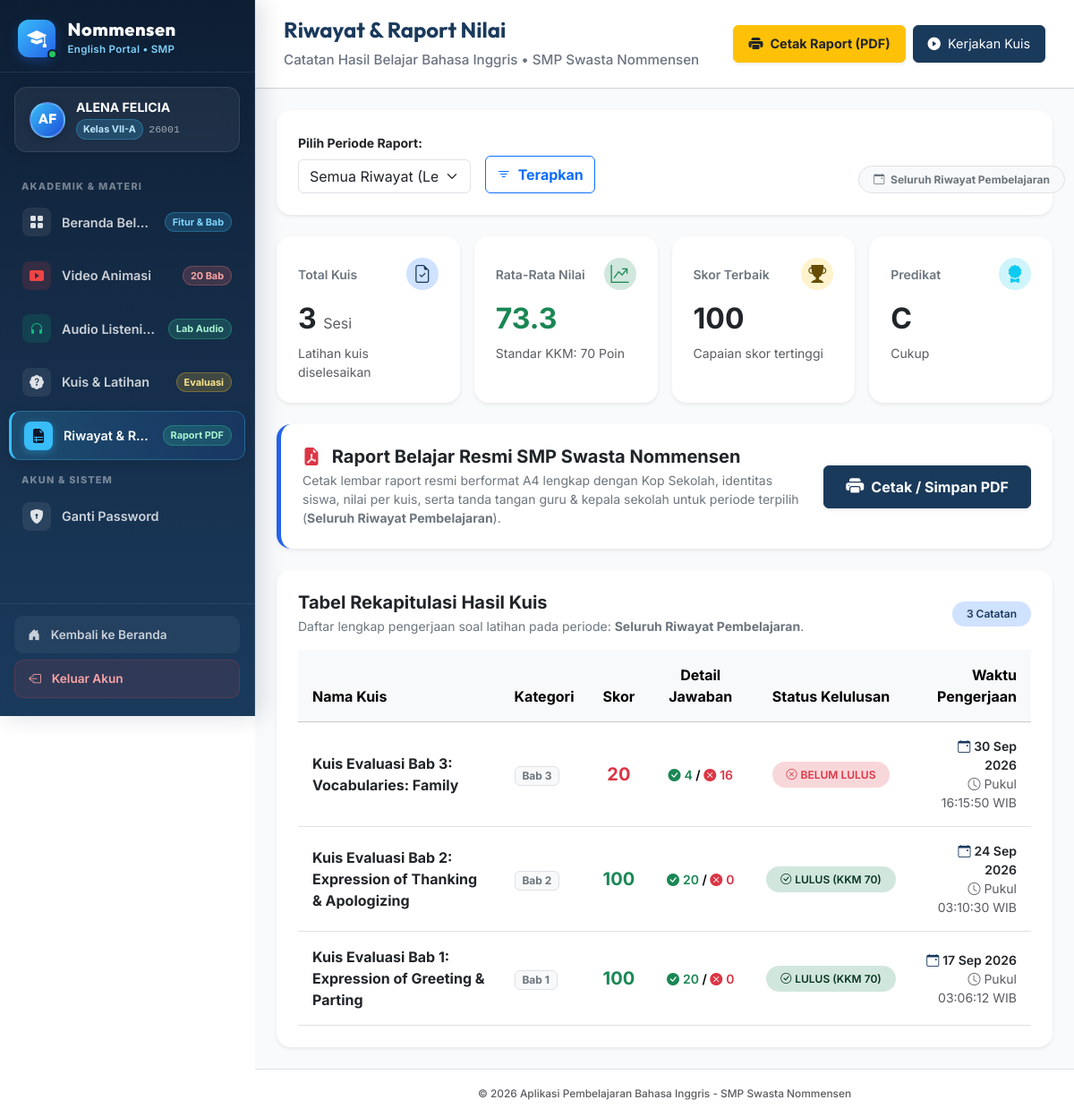
Before: /siswa/riwayat.php (signed in) with the older database file.
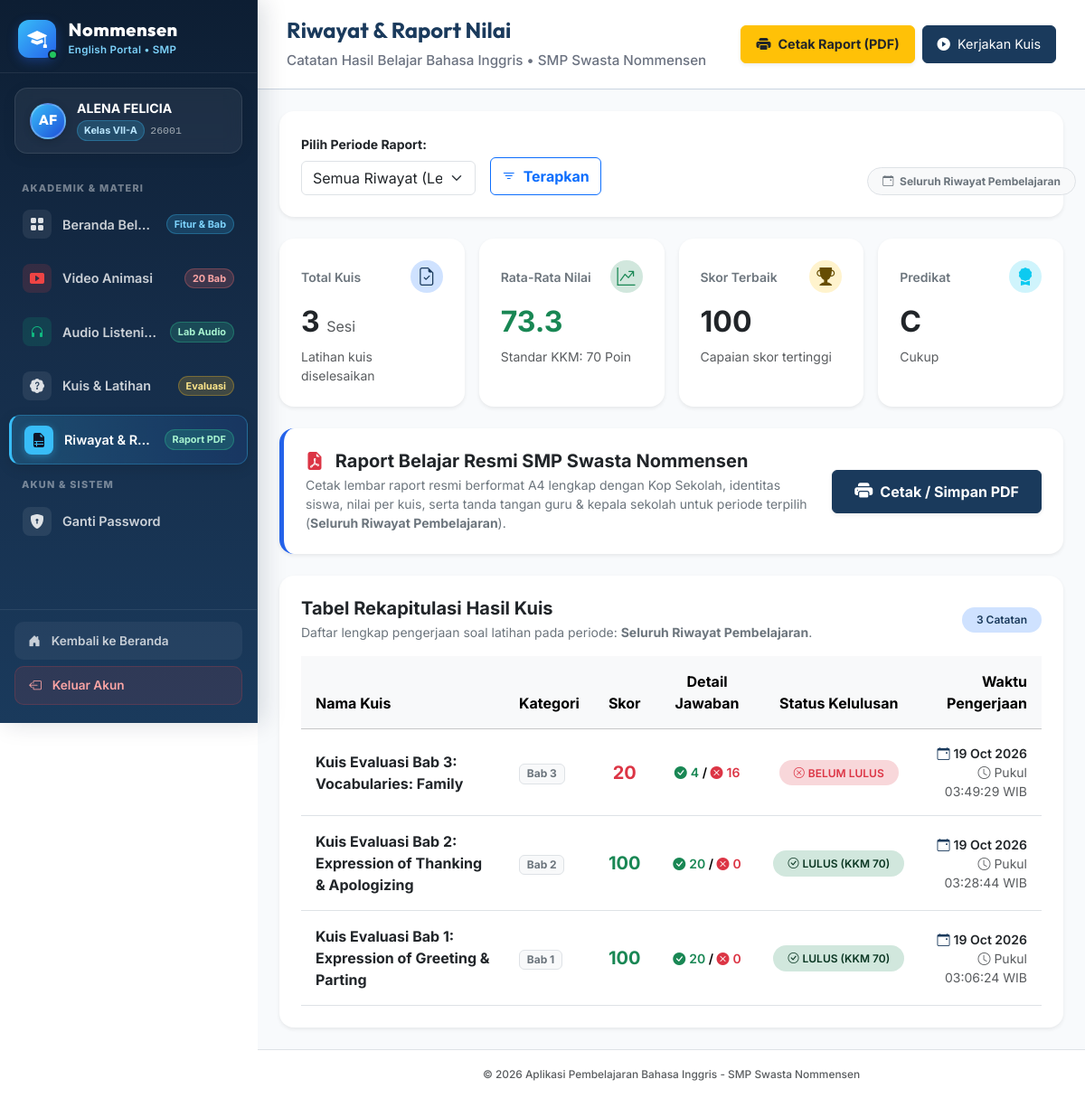
After: the same page with the newer database file.
### tables this page shows
CREATE TABLE `tb_hasil` (
  `id_hasil` int(11) NOT NULL AUTO_INCREMENT,
  `id_siswa` int(11) NOT NULL,
  `id_kuis` int(11) NOT NULL,
  `skor` int(11) NOT NULL,
  `jumlah_benar` int(11) NOT NULL,
  `jumlah_salah` int(11) NOT NULL,
  `waktu_selesai` timestamp NOT NULL DEFAULT current_timestamp(),
  PRIMARY KEY (`id_hasil`),
  KEY `id_siswa` (`id_siswa`),
  KEY `id_kuis` (`id_kuis`),
  CONSTRAINT `tb_hasil_ibfk_1` FOREIGN KEY (`id_siswa`) REFERENCES `tb_siswa` (`id_siswa`) ON DELETE CASCADE,
  CONSTRAINT `tb_hasil_ibfk_2` FOREIGN KEY (`id_kuis`) REFERENCES `tb_kuis` (`id_kuis`) ON DELETE CASCADE
);

CREATE TABLE `tb_kuis` (
  `id_kuis` int(11) NOT NULL AUTO_INCREMENT,
  `judul_kuis` varchar(150) NOT NULL,
  `kategori_materi` varchar(50) NOT NULL,
  `waktu_pengerjaan` int(11) NOT NULL,
  `id_materi` int(11) DEFAULT NULL,
  `nilai_lulus` int(11) DEFAULT 70,
  `created_at` timestamp NOT NULL DEFAULT current_timestamp(),
  `id_guru` int(11) DEFAULT NULL,
  PRIMARY KEY (`id_kuis`),
  KEY `id_guru` (`id_guru`),
  KEY `id_materi` (`id_materi`),
  CONSTRAINT `tb_kuis_ibfk_1` FOREIGN KEY (`id_guru`) REFERENCES `tb_guru` (`id_guru`) ON DELETE SET NULL,
  CONSTRAINT `tb_kuis_ibfk_2` FOREIGN KEY (`id_materi`) REFERENCES `tb_materi` (`id_materi`) ON DELETE SET NULL
);

### siswa/riwayat.php (the view, shortened to what the changed rows need)
<?php
require_once '../config.php';
$id_siswa = $_SESSION['siswa_id'];
$where_clause = " WHERE h.id_siswa = :id_siswa";
$params = ['id_siswa' => $id_siswa];
try {
    $sql_history = "
        SELECT h.*, k.judul_kuis, k.kategori_materi
        FROM tb_hasil h
        JOIN tb_kuis k ON h.id_kuis = k.id_kuis
        {$where_clause}
        ORDER BY h.waktu_selesai DESC
    ";
    $stmt_history = $pdo->prepare($sql_history);
    $stmt_history->execute($params);
    $history = $stmt_history->fetchAll();
} catch (PDOException $e) {
    die("Gagal mengambil riwayat kuis: " . $e->getMessage());
}
require_once '../includes/header.php';
require_once '../includes/sidebar.php';
?>
<main class="siswa-main">
    <header class="siswa-header">
        <div>
            <h1>Riwayat &amp; Raport Nilai</h1>
        </div>
    </header>
    <div class="siswa-content container-fluid px-3 px-md-4 py-4">
        <div class="card border-0 shadow-sm rounded-4 bg-white p-3 p-md-4">
            <div class="table-responsive">
                <table class="table table-hover align-middle mb-0">
                    <thead class="table-light">
                        <tr>
                            <th class="py-3 px-3">Nama Kuis</th>
                            <th class="py-3 px-3">Kategori</th>
                            <th class="py-3 px-3 text-center">Skor</th>
                            <th class="py-3 px-3 text-center">Detail Jawaban</th>
                            <th class="py-3 px-3 text-center">Status Kelulusan</th>
                            <th class="py-3 px-3 text-end">Waktu Pengerjaan</th>
                        </tr>
                    </thead>
                    <tbody>
                        <?php if (empty($history)): ?>
                            <tr>
                                <td colspan="6" class="text-center text-muted py-5">
                                    <i class="bi bi-journal-text fs-1 text-secondary d-block mb-2"></i>
                                    <strong class="d-block">Belum ada riwayat kuis pada periode ini</strong>
                                    <span class="small">Tidak ada data pengerjaan kuis yang tercatat untuk filter ini. Silakan ubah filter atau kerjakan kuis baru.</span>
                                </td>
                            </tr>
                        <?php else: ?>
                            <?php foreach ($history as $row): ?>
                                <?php
                                $is_passed = $row['skor'] >= 70;
                                ?>
                                <tr>
                                    <td class="py-3 px-3 fw-bold text-dark">
                                        <?= htmlspecialchars($row['judul_kuis']) ?>
                                    </td>
                                    <td class="py-3 px-3">
                                        <span class="badge bg-light text-secondary border">
                                            <?= htmlspecialchars($row['kategori_materi'] ?? 'Semester 1') ?>
                                        </span>
                                    </td>
                                    <td class="py-3 px-3 text-center fw-bold fs-5 <?= $is_passed ? 'text-success' : 'text-danger' ?>">
                                        <?= $row['skor'] ?>
                                    </td>
                                    <td class="py-3 px-3 text-center small fw-semibold">
                                        <span class="text-success"><i class="bi bi-check-circle-fill me-1"></i><?= $row['jumlah_benar'] ?></span> /
                                        <span class="text-danger"><i class="bi bi-x-circle-fill me-1"></i><?= $row['jumlah_salah'] ?></span>
                                    </td>
                                    <td class="py-3 px-3 text-center">
                                        <?php if ($is_passed): ?>
                                            <span class="badge bg-success-subtle text-success-emphasis py-2 px-3 rounded-pill fw-semibold">
                                                <i class="bi bi-check-circle me-1"></i>LULUS (KKM 70)
                                            </span>
                                        <?php else: ?>
                                            <span class="badge bg-danger-subtle text-danger py-2 px-3 rounded-pill fw-semibold">
                                                <i class="bi bi-x-circle me-1"></i>BELUM LULUS
                                            </span>
                                        <?php endif; ?>
                                    </td>
                                    <td class="py-3 px-3 text-end small">
                                        <div class="fw-semibold text-dark"><i class="bi bi-calendar-event text-primary me-1"></i><?= date('d M Y', strtotime($row['waktu_selesai'])) ?></div>
                                        <div class="text-muted"><i class="bi bi-clock me-1"></i>Pukul <?= date('H:i:s', strtotime($row['waktu_selesai'])) ?> WIB</div>
                                    </td>
                                </tr>
                            <?php endforeach; ?>
                        <?php endif; ?>
                    </tbody>
                </table>
            </div>
        </div>
    </div>
<?php require_once '../includes/footer.php'; ?>

Changed rows visible on the page:
changed tb_hasil "Kuis Evaluasi Bab 3: Vocabularies: Family": waktu_selesai "30 Sep 2026" → "19 Oct 2026"; waktu_selesai "16:15:50" → "03:49:29"
changed tb_hasil "Kuis Evaluasi Bab 2: Expression of Thanking & Apologizing": waktu_selesai "24 Sep 2026" → "19 Oct 2026"; waktu_selesai "03:10:30" → "03:28:44"
changed tb_hasil "Kuis Evaluasi Bab 1: Expression of Greeting & Parting": waktu_selesai "17 Sep 2026" → "19 Oct 2026"; waktu_selesai "03:06:12" → "03:06:24"
